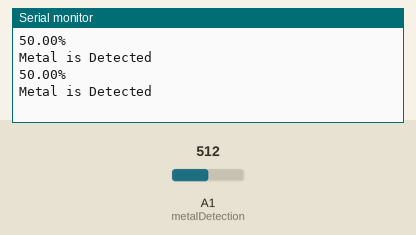
Recording of a sketch running on a simulated Arduino Uno, built with avr-gcc and run on an emulated ATmega328P. Parts: the last lines printed to the serial monitor. The inputs (shaded band) are chosen by the test bench; at power-on: A1 (metalDetection) = 512.

Above: at 1.8 s.
1.9 s: A1 (metalDetection) set to 716
At 2.8 s:
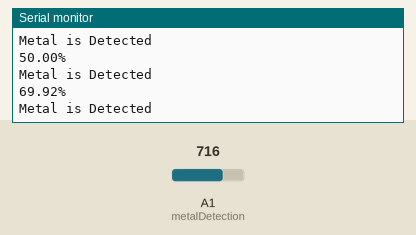
3.4 s: A1 (metalDetection) set to 900
At 4.7 s:
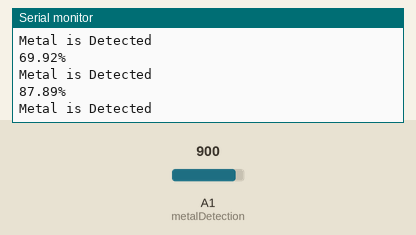
Timing chart, 0 to 6.4 s (numbered marks = the images above; inputs shaded):
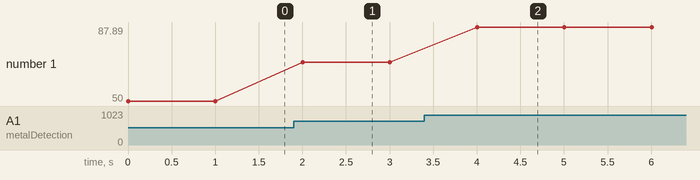

Measured:
- after the input at 1.9 s, the serial monitor: prints a new line after 0.10 s (image 1)
- after the input at 3.4 s, the serial monitor: prints a new line after 0.60 s (image 2)
- plotted number 1: 50 → 69.92 after the input at 1.9 s, 69.92 → 87.89 after the input at 3.4 s

The sketch:

limit_switch.ino
```cpp
float metalDetected;
int monitoring;
int metalDetection = A1;

void setup(){
Serial.begin(9600);
}

void loop(){
monitoring = analogRead(metalDetection);
metalDetected = (float) monitoring*100/1024.0;
Serial.print(metalDetected);
Serial.println("%");
if (monitoring > 250)
Serial.println("Metal is Detected");
delay(1000);

}
```
